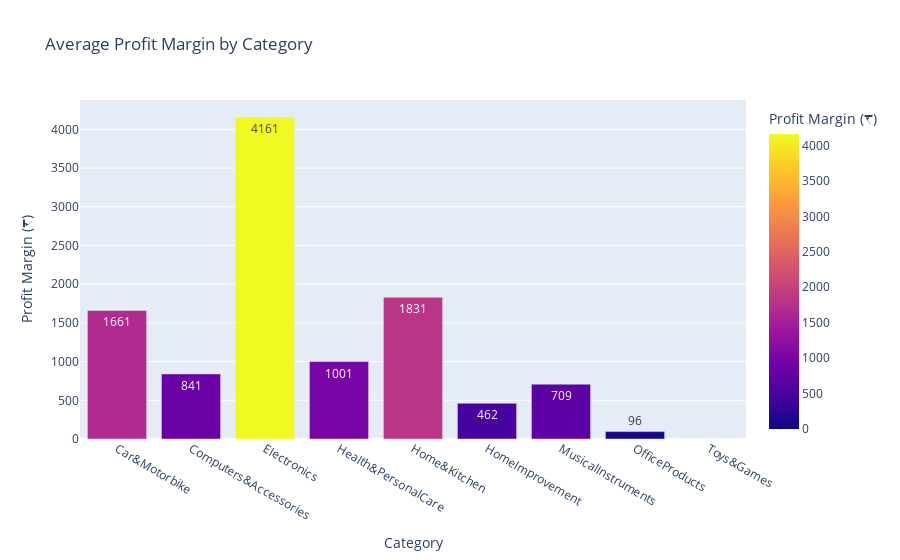

Here is the notebook cell this chart was saved with:
### Code cell
avg_profit_margin = data.groupby("category_top")["profit_margin"].mean().round(0).astype(int).reset_index()

fig = px.bar(
    avg_profit_margin, 
    x="category_top", 
    y="profit_margin", 
    color="profit_margin",
    title="Average Profit Margin by Category",
    labels={"category_top": "Category", "profit_margin": "Profit Margin (₹)"},
    text="profit_margin"
)
fig.show()

### Figure 1 — Plotly figure (JSON) as saved in the notebook; plotly's stock layout.template omitted (floating-point values rounded to 4 significant figures)
{"data": [{"hovertemplate": "Category=%{x}<br>Profit Margin (₹)=%{marker.color}<extra></extra>", "legendgroup": "", "marker": {"color": [1661, 841, 4161, 1001, 1831, 462, 709, 96, 0], "coloraxis": "coloraxis", "pattern": {"shape": ""}}, "name": "", "orientation": "v", "showlegend": false, "text": [1661.0, 841.0, 4161.0, 1001.0, 1831.0, 462.0, 709.0, 96.0, 0.0], "textposition": "auto", "type": "bar", "x": ["Car&Motorbike", "Computers&Accessories", "Electronics", "Health&PersonalCare", "Home&Kitchen", "HomeImprovement", "MusicalInstruments", "OfficeProducts", "Toys&Games"], "xaxis": "x", "y": [1661, 841, 4161, 1001, 1831, 462, 709, 96, 0], "yaxis": "y"}], "layout": {"barmode": "relative", "coloraxis": {"colorbar": {"title": {"text": "Profit Margin (₹)"}}, "colorscale": [[0, "#0d0887"], [0.1111, "#46039f"], [0.2222, "#7201a8"], [0.3333, "#9c179e"], [0.4444, "#bd3786"], [0.5556, "#d8576b"], [0.6667, "#ed7953"], [0.7778, "#fb9f3a"], [0.8889, "#fdca26"], [1, "#f0f921"]]}, "legend": {"tracegroupgap": 0}, "title": {"text": "Average Profit Margin by Category"}, "xaxis": {"anchor": "y", "domain": [0, 1], "title": {"text": "Category"}}, "yaxis": {"anchor": "x", "domain": [0, 1], "title": {"text": "Profit Margin (₹)"}}}}
